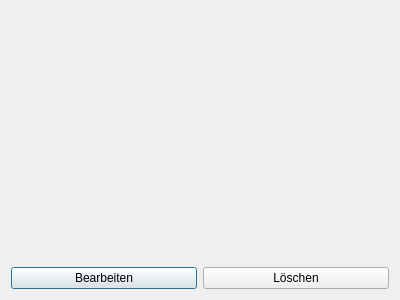
<?xml version="1.0" encoding="UTF-8"?>
<ui version="4.0">
 <class>FahrzeugDetail</class>
 <widget class="QDialog" name="FahrzeugDetail">
  <property name="geometry">
   <rect>
    <x>0</x>
    <y>0</y>
    <width>400</width>
    <height>300</height>
   </rect>
  </property>
  <property name="windowTitle">
   <string>Dialog</string>
  </property>
  <layout class="QGridLayout" name="gridLayout">
   <item row="1" column="0">
    <widget class="QPushButton" name="pushButton_bearbeiten">
     <property name="text">
      <string>Bearbeiten</string>
     </property>
    </widget>
   </item>
   <item row="1" column="1">
    <widget class="QPushButton" name="pushButton_loeschen">
     <property name="text">
      <string>Löschen</string>
     </property>
    </widget>
   </item>
   <item row="0" column="0" colspan="2">
    <widget class="QLabel" name="label_info">
     <property name="text">
      <string/>
     </property>
    </widget>
   </item>
  </layout>
 </widget>
 <resources/>
 <connections>
  <connection>
   <sender>pushButton_bearbeiten</sender>
   <signal>clicked()</signal>
   <receiver>FahrzeugDetail</receiver>
   <slot>pushButton_bearbeiten_clicked()</slot>
   <hints>
    <hint type="sourcelabel">
     <x>153</x>
     <y>148</y>
    </hint>
    <hint type="destinationlabel">
     <x>19</x>
     <y>182</y>
    </hint>
   </hints>
  </connection>
  <connection>
   <sender>pushButton_loeschen</sender>
   <signal>clicked()</signal>
   <receiver>FahrzeugDetail</receiver>
   <slot>pushButton_loeschen_clicked()</slot>
   <hints>
    <hint type="sourcelabel">
     <x>284</x>
     <y>146</y>
    </hint>
    <hint type="destinationlabel">
     <x>194</x>
     <y>180</y>
    </hint>
   </hints>
  </connection>
 </connections>
 <slots>
  <slot>pushButton_bearbeiten_clicked()</slot>
  <slot>pushButton_loeschen_clicked()</slot>
 </slots>
</ui>
